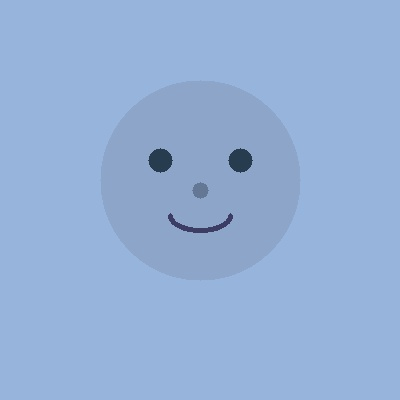
#> input picture tests/temp_test.jpg, 400 x 400 px
$ python -i preprocess.py   (imports and definitions only)
#> lines starting #> are read from the running program, lines starting #| are printed output that depends on the picture
import cv2
import numpy as np


def preprocess_image(image_path: str) -> np.ndarray:
    """
    Load and preprocess an image for face recognition.
    Converts to RGB and normalizes brightness using CLAHE.
    """
#> called with image_path = '../tests/temp_test.jpg'
    img = cv2.imread(image_path)
#> img is the input picture: shape (400, 400, 3); mean B, G, R 215.3, 176.2, 148.2
    if img is None:
        raise ValueError(f"Could not read image at path: {image_path}")

    img_rgb = cv2.cvtColor(img, cv2.COLOR_BGR2RGB)

    img_lab = cv2.cvtColor(img, cv2.COLOR_BGR2LAB)
#> img_lab: shape (400, 400, 3); mean of channels 0, 1, 2 181.4, 127.2, 105.4
    l, a, b = cv2.split(img_lab)
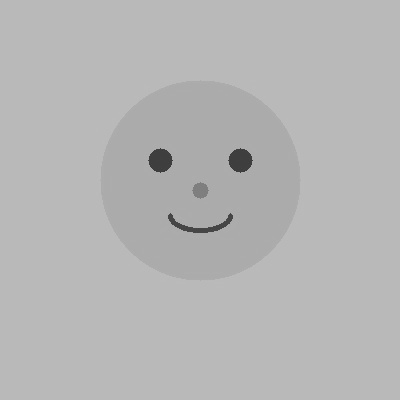
#> l: shape (400, 400); min 56, max 191, mean 181.4
    clahe = cv2.createCLAHE(clipLimit=2.0, tileGridSize=(8, 8))
    l_eq = clahe.apply(l)
    img_lab_eq = cv2.merge((l_eq, a, b))
#> img_lab_eq: shape (400, 400, 3); mean of channels 0, 1, 2 185.4, 127.2, 105.4
    img_normalized = cv2.cvtColor(img_lab_eq, cv2.COLOR_LAB2RGB)

    return img_normalized


# [65 lines left out: functions preprocess_for_recognition, preprocess_for_registration, resize_image, crop_face, not called in this run]

>>> result = preprocess_image('../tests/temp_test.jpg')
